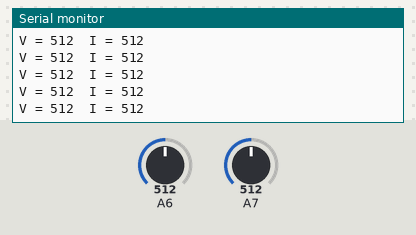
This sketch was run on a simulated Arduino Nano, built with avr-gcc and run on an emulated ATmega328P. Parts: the last lines printed to the serial monitor. The inputs (shaded band) are chosen by the test bench; at power-on: A6 = 512, A7 = 512.

Above: at 1.2 s.
1.3 s: A6 set to 716
At 1.53 s:
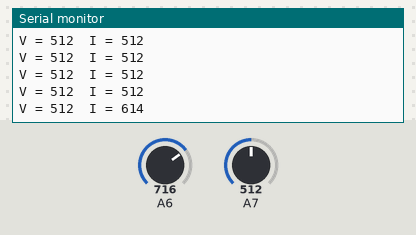
2.8 s: A7 set to 716
At 2.92 s:
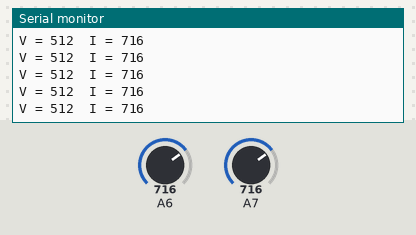
4.3 s: A6 set to 900
At 4.31 s:
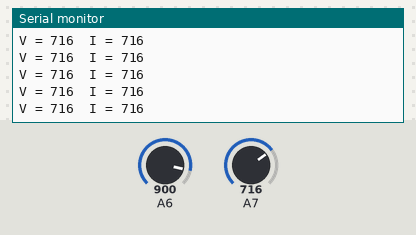
5.8 s: A7 set to 900
At 5.88 s:
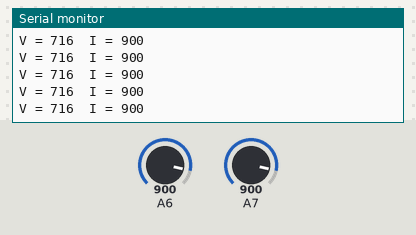
Timing chart, 0 to 8.3 s (numbered marks = the images above; inputs shaded):
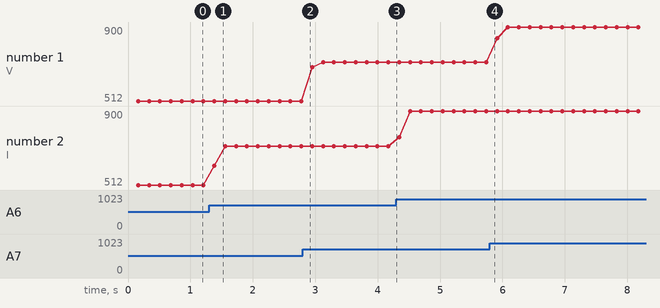

Measured:
- after the input at 1.3 s, the serial monitor: prints a new line after 0.08 s (image 1)
- plotted number 2: 512 → 716 after the input at 1.3 s, 716 → 900 after the input at 4.3 s

The sketch:

power_meter.ino
```cpp
double voltageValue = 0;
double currentAmpValue = 0;
double currentValue = 0;
bool currentPos = true;

const int numReadings = 16;

int voltageCounts[numReadings];
int currentCounts[numReadings];
long voltageAverage = 0;
long currentAverage = 0;
int readIndex = 0;
int Vtotal = 0;
int Itotal = 0;
//int average = 0;


void setup() {
  Serial.begin(9600);
}

void loop() {

  if(readIndex < numReadings)
  {
    voltageCounts[readIndex] = analogRead(A7);
    currentCounts[readIndex] = analogRead(A6);
    readIndex++;
  }
  else
  {
    readIndex = 0;
    voltageAverage = 0;
    currentAverage = 0;
    for (int i = 0 ; i < numReadings ; i++)
    {
      voltageAverage += voltageCounts[i];
      currentAverage += currentCounts[i];
    }
    voltageAverage = voltageAverage/numReadings;
    currentAverage =  currentAverage/numReadings;
    voltageValue = ((voltageAverage + 1.6)/11.428);
    if (currentAverage > 513)
    {
      currentPos = false;
      currentValue = (((currentAverage - 513) * 20)/513);
    }
    else
    {
      currentPos = true;
      currentValue = ((513 - currentAverage ) *20);
      currentValue = currentValue/513;
    }
    Serial.print("V = ");
    Serial.print(voltageAverage);
    Serial.print("  I = ");
    //if (!currentPos){Serial.print("-");}
    Serial.println(currentAverage);

  }

  delay(10);
}
```
